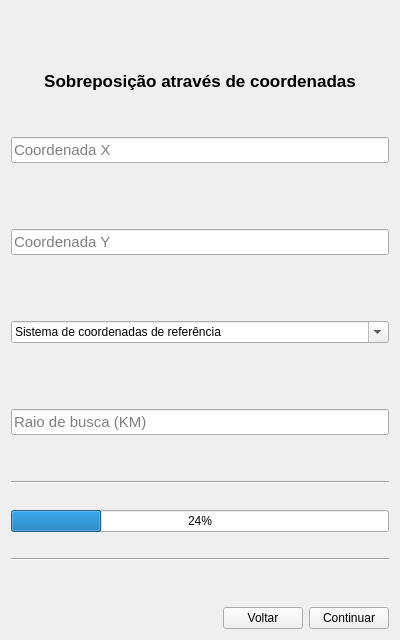
<?xml version="1.0" encoding="UTF-8"?>
<ui version="4.0">
 <class>Form</class>
 <widget class="QWidget" name="Form">
  <property name="geometry">
   <rect>
    <x>0</x>
    <y>0</y>
    <width>400</width>
    <height>607</height>
   </rect>
  </property>
  <property name="windowTitle">
   <string>Form</string>
  </property>
  <layout class="QVBoxLayout" name="verticalLayout_2">
   <item>
    <spacer name="horizontalSpacer_9">
     <property name="orientation">
      <enum>Qt::Horizontal</enum>
     </property>
     <property name="sizeHint" stdset="0">
      <size>
       <width>386</width>
       <height>20</height>
      </size>
     </property>
    </spacer>
   </item>
   <item>
    <spacer name="verticalSpacer">
     <property name="orientation">
      <enum>Qt::Vertical</enum>
     </property>
     <property name="sizeHint" stdset="0">
      <size>
       <width>20</width>
       <height>40</height>
      </size>
     </property>
    </spacer>
   </item>
   <item>
    <spacer name="horizontalSpacer_10">
     <property name="orientation">
      <enum>Qt::Horizontal</enum>
     </property>
     <property name="sizeHint" stdset="0">
      <size>
       <width>386</width>
       <height>20</height>
      </size>
     </property>
    </spacer>
   </item>
   <item>
    <spacer name="horizontalSpacer_21">
     <property name="orientation">
      <enum>Qt::Horizontal</enum>
     </property>
     <property name="sizeHint" stdset="0">
      <size>
       <width>40</width>
       <height>20</height>
      </size>
     </property>
    </spacer>
   </item>
   <item>
    <widget class="QLabel" name="label">
     <property name="font">
      <font>
       <pointsize>13</pointsize>
       <weight>75</weight>
       <bold>true</bold>
      </font>
     </property>
     <property name="text">
      <string>Sobreposição através de coordenadas</string>
     </property>
     <property name="alignment">
      <set>Qt::AlignCenter</set>
     </property>
    </widget>
   </item>
   <item>
    <spacer name="horizontalSpacer_8">
     <property name="orientation">
      <enum>Qt::Horizontal</enum>
     </property>
     <property name="sizeHint" stdset="0">
      <size>
       <width>40</width>
       <height>20</height>
      </size>
     </property>
    </spacer>
   </item>
   <item>
    <layout class="QVBoxLayout" name="verticalLayout">
     <item>
      <spacer name="verticalSpacer_2">
       <property name="orientation">
        <enum>Qt::Vertical</enum>
       </property>
       <property name="sizeHint" stdset="0">
        <size>
         <width>20</width>
         <height>40</height>
        </size>
       </property>
      </spacer>
     </item>
     <item>
      <spacer name="horizontalSpacer">
       <property name="orientation">
        <enum>Qt::Horizontal</enum>
       </property>
       <property name="sizeHint" stdset="0">
        <size>
         <width>40</width>
         <height>20</height>
        </size>
       </property>
      </spacer>
     </item>
     <item>
      <widget class="QLineEdit" name="lineEdit_2">
       <property name="font">
        <font>
         <pointsize>11</pointsize>
        </font>
       </property>
       <property name="accessibleName">
        <string/>
       </property>
       <property name="layoutDirection">
        <enum>Qt::LeftToRight</enum>
       </property>
       <property name="inputMask">
        <string/>
       </property>
       <property name="text">
        <string/>
       </property>
       <property name="frame">
        <bool>true</bool>
       </property>
       <property name="placeholderText">
        <string>Coordenada X</string>
       </property>
       <property name="cursorMoveStyle">
        <enum>Qt::LogicalMoveStyle</enum>
       </property>
      </widget>
     </item>
     <item>
      <spacer name="horizontalSpacer_11">
       <property name="orientation">
        <enum>Qt::Horizontal</enum>
       </property>
       <property name="sizeHint" stdset="0">
        <size>
         <width>40</width>
         <height>20</height>
        </size>
       </property>
      </spacer>
     </item>
     <item>
      <spacer name="horizontalSpacer_4">
       <property name="orientation">
        <enum>Qt::Horizontal</enum>
       </property>
       <property name="sizeHint" stdset="0">
        <size>
         <width>40</width>
         <height>20</height>
        </size>
       </property>
      </spacer>
     </item>
     <item>
      <spacer name="horizontalSpacer_2">
       <property name="orientation">
        <enum>Qt::Horizontal</enum>
       </property>
       <property name="sizeHint" stdset="0">
        <size>
         <width>40</width>
         <height>20</height>
        </size>
       </property>
      </spacer>
     </item>
     <item>
      <widget class="QLineEdit" name="lineEdit_3">
       <property name="font">
        <font>
         <pointsize>11</pointsize>
        </font>
       </property>
       <property name="accessibleName">
        <string/>
       </property>
       <property name="layoutDirection">
        <enum>Qt::LeftToRight</enum>
       </property>
       <property name="inputMask">
        <string/>
       </property>
       <property name="text">
        <string/>
       </property>
       <property name="frame">
        <bool>true</bool>
       </property>
       <property name="placeholderText">
        <string>Coordenada Y</string>
       </property>
       <property name="cursorMoveStyle">
        <enum>Qt::LogicalMoveStyle</enum>
       </property>
      </widget>
     </item>
     <item>
      <spacer name="horizontalSpacer_12">
       <property name="orientation">
        <enum>Qt::Horizontal</enum>
       </property>
       <property name="sizeHint" stdset="0">
        <size>
         <width>40</width>
         <height>20</height>
        </size>
       </property>
      </spacer>
     </item>
     <item>
      <spacer name="horizontalSpacer_5">
       <property name="orientation">
        <enum>Qt::Horizontal</enum>
       </property>
       <property name="sizeHint" stdset="0">
        <size>
         <width>40</width>
         <height>20</height>
        </size>
       </property>
      </spacer>
     </item>
     <item>
      <spacer name="horizontalSpacer_3">
       <property name="orientation">
        <enum>Qt::Horizontal</enum>
       </property>
       <property name="sizeHint" stdset="0">
        <size>
         <width>40</width>
         <height>20</height>
        </size>
       </property>
      </spacer>
     </item>
     <item>
      <widget class="QComboBox" name="refSysCombo">
       <property name="editable">
        <bool>true</bool>
       </property>
       <property name="currentText">
        <string>Sistema de coordenadas de referência</string>
       </property>
       <property name="placeholderText">
        <string/>
       </property>
       <item>
        <property name="text">
         <string>Sistema de coordenadas de referência</string>
        </property>
       </item>
      </widget>
     </item>
     <item>
      <spacer name="horizontalSpacer_13">
       <property name="orientation">
        <enum>Qt::Horizontal</enum>
       </property>
       <property name="sizeHint" stdset="0">
        <size>
         <width>40</width>
         <height>20</height>
        </size>
       </property>
      </spacer>
     </item>
     <item>
      <spacer name="horizontalSpacer_7">
       <property name="orientation">
        <enum>Qt::Horizontal</enum>
       </property>
       <property name="sizeHint" stdset="0">
        <size>
         <width>40</width>
         <height>20</height>
        </size>
       </property>
      </spacer>
     </item>
     <item>
      <spacer name="horizontalSpacer_6">
       <property name="orientation">
        <enum>Qt::Horizontal</enum>
       </property>
       <property name="sizeHint" stdset="0">
        <size>
         <width>40</width>
         <height>20</height>
        </size>
       </property>
      </spacer>
     </item>
     <item>
      <widget class="QLineEdit" name="lineEdit_6">
       <property name="font">
        <font>
         <pointsize>11</pointsize>
        </font>
       </property>
       <property name="accessibleName">
        <string/>
       </property>
       <property name="layoutDirection">
        <enum>Qt::LeftToRight</enum>
       </property>
       <property name="inputMask">
        <string/>
       </property>
       <property name="text">
        <string/>
       </property>
       <property name="frame">
        <bool>true</bool>
       </property>
       <property name="placeholderText">
        <string>Raio de busca (KM)</string>
       </property>
       <property name="cursorMoveStyle">
        <enum>Qt::LogicalMoveStyle</enum>
       </property>
      </widget>
     </item>
     <item>
      <spacer name="horizontalSpacer_14">
       <property name="orientation">
        <enum>Qt::Horizontal</enum>
       </property>
       <property name="sizeHint" stdset="0">
        <size>
         <width>40</width>
         <height>20</height>
        </size>
       </property>
      </spacer>
     </item>
     <item>
      <spacer name="horizontalSpacer_15">
       <property name="orientation">
        <enum>Qt::Horizontal</enum>
       </property>
       <property name="sizeHint" stdset="0">
        <size>
         <width>40</width>
         <height>20</height>
        </size>
       </property>
      </spacer>
     </item>
     <item>
      <widget class="Line" name="line">
       <property name="orientation">
        <enum>Qt::Horizontal</enum>
       </property>
      </widget>
     </item>
     <item>
      <spacer name="horizontalSpacer_16">
       <property name="orientation">
        <enum>Qt::Horizontal</enum>
       </property>
       <property name="sizeHint" stdset="0">
        <size>
         <width>40</width>
         <height>20</height>
        </size>
       </property>
      </spacer>
     </item>
     <item>
      <widget class="QProgressBar" name="progressBar">
       <property name="value">
        <number>24</number>
       </property>
      </widget>
     </item>
     <item>
      <spacer name="horizontalSpacer_17">
       <property name="orientation">
        <enum>Qt::Horizontal</enum>
       </property>
       <property name="sizeHint" stdset="0">
        <size>
         <width>40</width>
         <height>20</height>
        </size>
       </property>
      </spacer>
     </item>
     <item>
      <widget class="Line" name="line_2">
       <property name="orientation">
        <enum>Qt::Horizontal</enum>
       </property>
      </widget>
     </item>
     <item>
      <spacer name="horizontalSpacer_18">
       <property name="orientation">
        <enum>Qt::Horizontal</enum>
       </property>
       <property name="sizeHint" stdset="0">
        <size>
         <width>40</width>
         <height>20</height>
        </size>
       </property>
      </spacer>
     </item>
    </layout>
   </item>
   <item>
    <spacer name="horizontalSpacer_19">
     <property name="orientation">
      <enum>Qt::Horizontal</enum>
     </property>
     <property name="sizeHint" stdset="0">
      <size>
       <width>40</width>
       <height>20</height>
      </size>
     </property>
    </spacer>
   </item>
   <item>
    <layout class="QHBoxLayout" name="horizontalLayout_5">
     <item>
      <spacer name="horizontalSpacer_20">
       <property name="orientation">
        <enum>Qt::Horizontal</enum>
       </property>
       <property name="sizeHint" stdset="0">
        <size>
         <width>40</width>
         <height>20</height>
        </size>
       </property>
      </spacer>
     </item>
     <item>
      <widget class="QPushButton" name="btn_voltar">
       <property name="text">
        <string>Voltar</string>
       </property>
      </widget>
     </item>
     <item>
      <widget class="QPushButton" name="btn_continuar">
       <property name="text">
        <string>Continuar</string>
       </property>
      </widget>
     </item>
    </layout>
   </item>
  </layout>
 </widget>
 <resources/>
 <connections/>
</ui>
